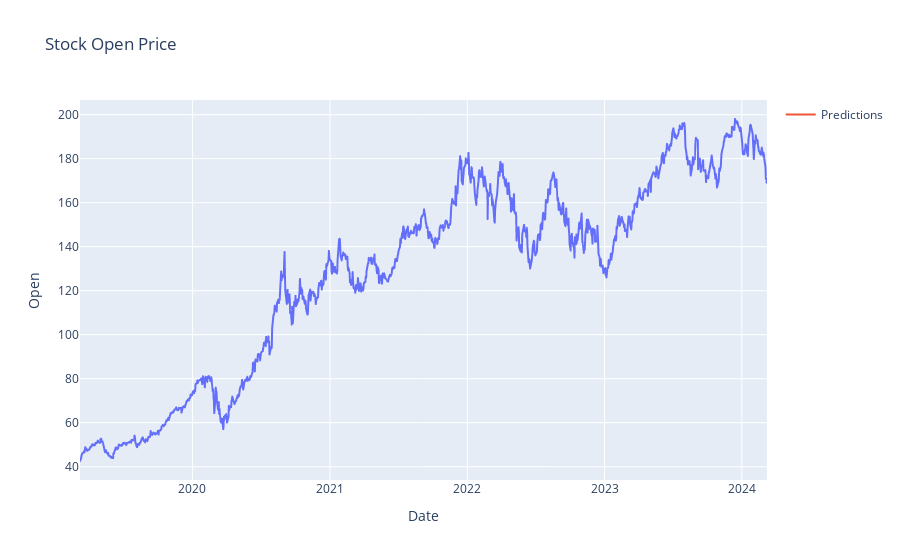

Write notebook code for a chart like this one.
### Code cell
model_path = f'{stock_symbol}_prediction.keras'
df = X_test
predictions = make_predictions(model_path, df)
fig = plot_predictions(predictions, opn)
fig.show()

### Figure 1 — Plotly figure (JSON) as saved in the notebook; plotly's stock layout.template omitted (floating-point values rounded to 4 significant figures; data arrays with more than 128 entries replaced by an {"elided": "..."} marker saying what was removed)
{"data": [{"hovertemplate": "Date=%{x}<br>Open=%{y}<extra></extra>", "legendgroup": "", "line": {"color": "#636efa", "dash": "solid"}, "marker": {"symbol": "circle"}, "mode": "lines", "name": "", "showlegend": false, "type": "scattergl", "x": {"elided": "1260 str values"}, "xaxis": "x", "y": {"elided": "1260 float values"}, "yaxis": "y"}, {"mode": "lines", "name": "Predictions", "type": "scatter", "x": {"elided": "1260 str values"}, "y": {"elided": "277x1 float values"}}], "layout": {"legend": {"tracegroupgap": 0}, "title": {"text": "Stock Open Price"}, "xaxis": {"anchor": "y", "domain": [0, 1], "title": {"text": "Date"}}, "yaxis": {"anchor": "x", "domain": [0, 1], "title": {"text": "Open"}}}}
